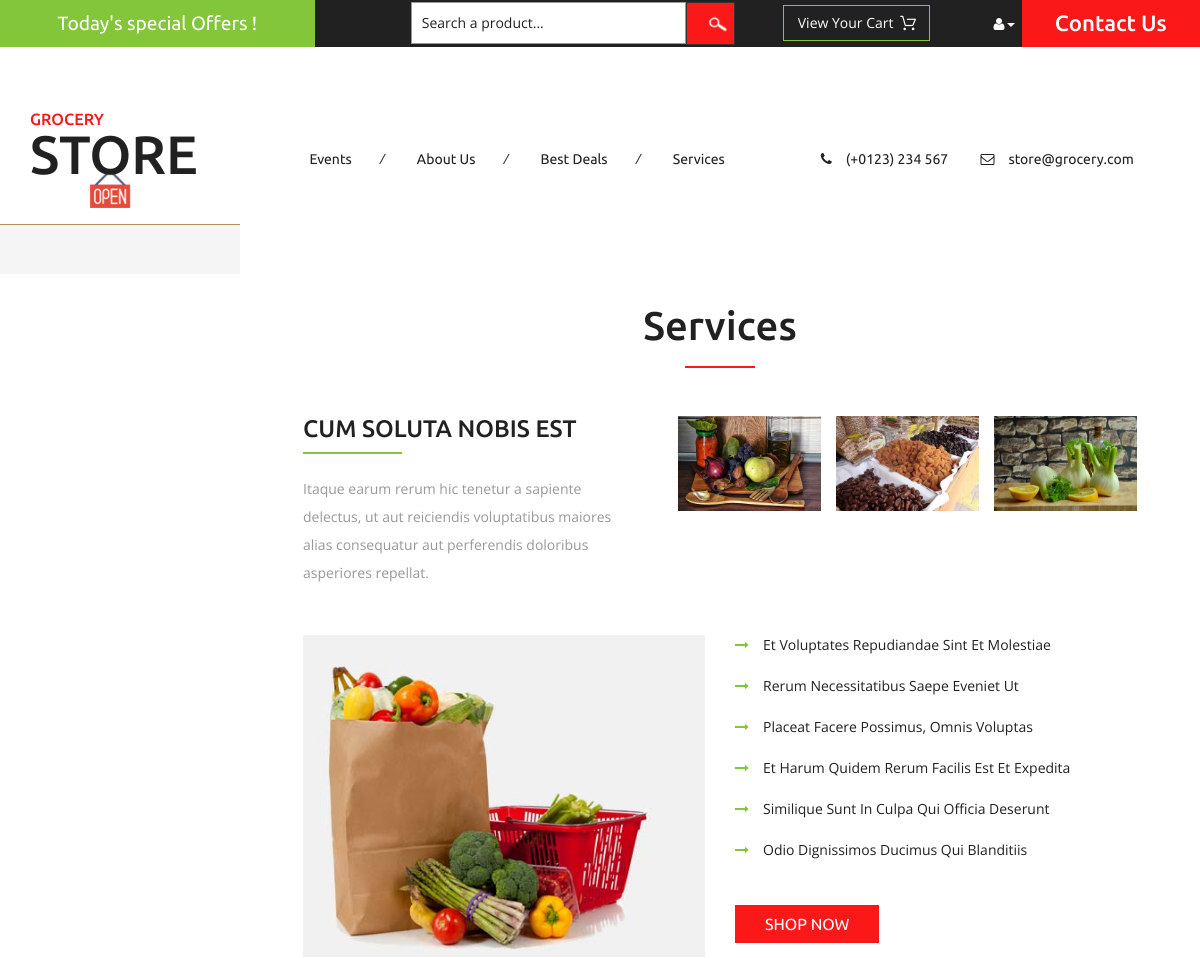
/services/ (upper part), run on an earlier commit of the app's database.
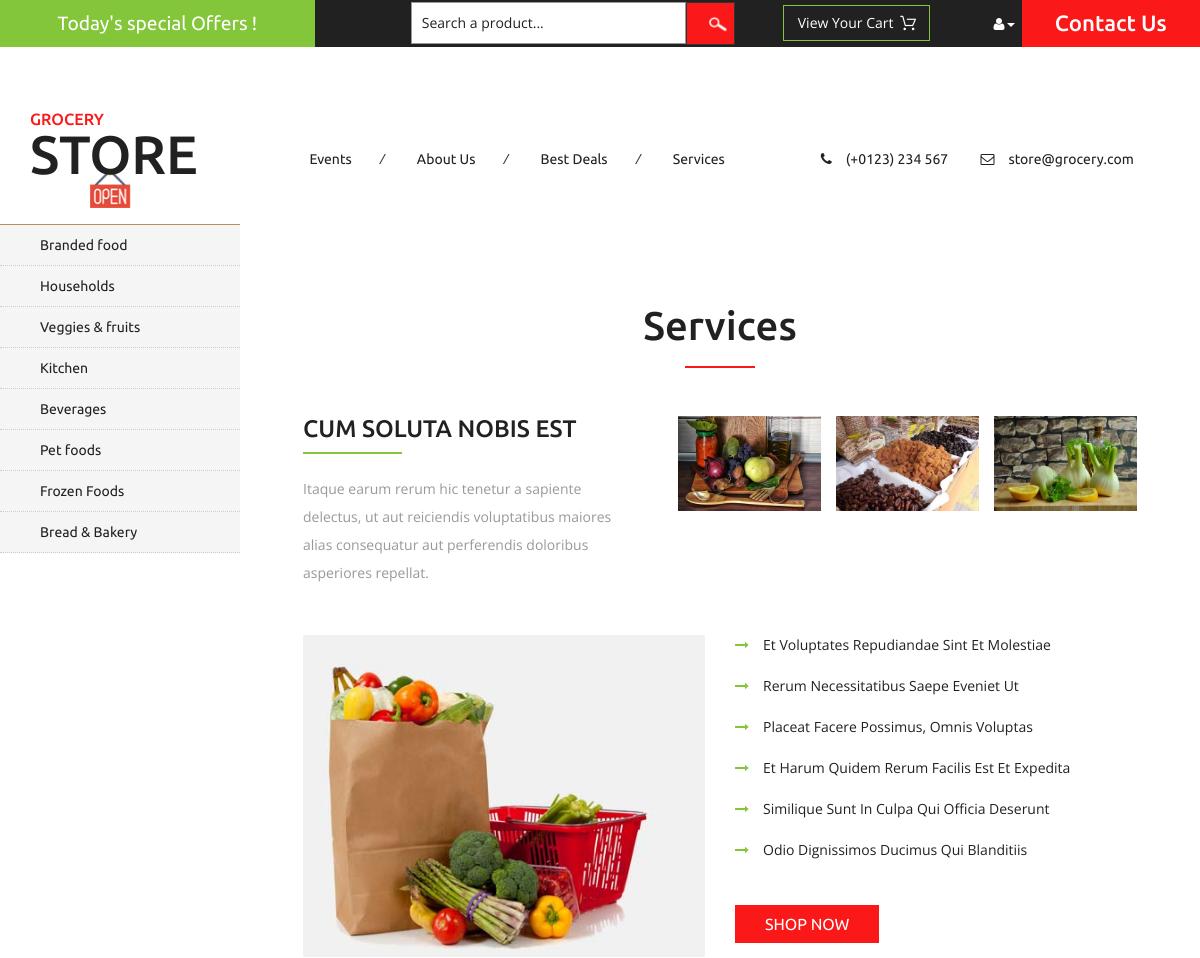
And on a later commit of the database.
### products/models.py (models this page shows, shortened)
class category(models.Model):
    name = models.CharField(max_length=100)

### services/views.py (the view)
# urls.py: path('services/', include('services.urls')),
def services(request):
    return render(request, 'services/services.html')

### index/context_processors.py (called while the page is built)
def categories(request):
    categories=[]
    for key in category.objects.all():
        categories.append(key)
    return {'categories': categories}

### services/templates/services/services.html (shortened to what this page needs)
{% extends 'base/base.html' %}
{% load staticfiles %}
{% block nav_bar_content %}
<div class="services">
			<h3>Services</h3>
			<div class="w3ls_service_grids">
				<div class="col-md-5 w3ls_service_grid_left">
					<h4>cum soluta nobis est</h4>
					<p>Itaque earum rerum hic tenetur a sapiente delectus, ut aut reiciendis
						voluptatibus maiores alias consequatur aut perferendis doloribus asperiores
						repellat.</p>
				</div>
				<div class="col-md-7 w3ls_service_grid_right">
					<div class="col-md-4 w3ls_service_grid_right_1">
						<img src="{% static 'images/18.jpg'%}" alt=" " class="img-responsive" />
					</div>
					<div class="col-md-4 w3ls_service_grid_right_1">
						<img src="{% static 'images/19.jpg'%}" alt=" " class="img-responsive" />
					</div>
					<div class="col-md-4 w3ls_service_grid_right_1">
						<img src="{% static 'images/20.jpg'%}" alt=" " class="img-responsive" />
					</div>
				</div>
			</div>
			<div class="w3ls_service_grids1">
				<div class="col-md-6 w3ls_service_grids1_left">
					<img src="{% static 'images/4.jpg'%}" alt=" " class="img-responsive" />
				</div>
				<div class="col-md-6 w3ls_service_grids1_right">
					<ul>
						<li><i class="fa fa-long-arrow-right" aria-hidden="true"></i>et voluptates repudiandae sint et molestiae</li>
						<li><i class="fa fa-long-arrow-right" aria-hidden="true"></i>rerum necessitatibus saepe eveniet ut</li>
						<li><i class="fa fa-long-arrow-right" aria-hidden="true"></i>placeat facere possimus, omnis voluptas</li>
						<li><i class="fa fa-long-arrow-right" aria-hidden="true"></i>Et harum quidem rerum facilis est et expedita</li>
						<li><i class="fa fa-long-arrow-right" aria-hidden="true"></i>similique sunt in culpa qui officia deserunt</li>
						<li><i class="fa fa-long-arrow-right" aria-hidden="true"></i>odio dignissimos ducimus qui blanditiis</li>
					</ul>
					<a href="{%url 'product_details'%}">Shop Now</a>
				</div>
				<div class="clearfix"> </div>
			</div>
		</div>
{% endblock %}

### index/templates/base/base.html (shortened to what this page needs)
<!DOCTYPE html>
{% load staticfiles %}
<html>
<head>
	<link href="{% static 'css/bootstrap.css'%}" rel="stylesheet" type="text/css" media="all" />
	<link href="{% static 'css/style.css'%}" rel="stylesheet" type="text/css" media="all" />
	<link href="{% static 'css/font-awesome.css'%}" rel="stylesheet" type="text/css" media="all" />
</head>
<body>
	<div class="agileits_header">
		<div class="w3l_offers">
			<a href="{%url 'products'%}">Today's special Offers !</a>
		</div>
		<div class="w3l_search">
			<form action="#" method="post">{% csrf_token %}
				<input type="text" name="Product" value="Search a product..." onfocus="this.value = '';" onblur="if (this.value == '') {this.value = 'Search a product...';}" required="">
				<input type="submit" value=" ">
			</form>
		</div>
		<div class="product_list_header">
			<form action="#" method="post" class="last"> {% csrf_token %}
				<fieldset>
					<input type="submit" name="submit" value="View your cart" class="button" />
				</fieldset>
			</form>
		</div>
		<div class="w3l_header_right">
			<ul>
				<li class="dropdown profile_details_drop">
					<a href="#" class="dropdown-toggle" data-toggle="dropdown"><i class="fa fa-user" aria-hidden="true"></i><span class="caret"></span></a>
				</li>
			</ul>
		</div>
		<div class="w3l_header_right1">
			<h2><a href="{%url 'contactus'%}">Contact Us</a></h2>
		</div>
	</div>
	<div class="logo_products">
		<div class="container">
			<div class="w3ls_logo_products_left">
				<h1><a href="{%url 'index-home'%}"><span>Grocery</span> Store</a></h1>
			</div>
			<div class="w3ls_logo_products_left1">
				<ul class="special_items">
					<li><a href="{%url 'events'%}">Events</a><i>/</i></li>
					<li><a href="{%url 'about-us'%}">About Us</a><i>/</i></li>
					<li><a href="{%url 'products'%}">Best Deals</a><i>/</i></li>
					<li><a href="{%url 'services'%}">Services</a></li>
				</ul>
			</div>
			<div class="w3ls_logo_products_left1">
				<ul class="phone_email">
					<li><i class="fa fa-phone" aria-hidden="true"></i>(+0123) 234 567</li>
					<li><i class="fa fa-envelope-o" aria-hidden="true"></i><a href="mailto:store@grocery.com">store@grocery.com</a></li>
				</ul>
			</div>
			<div class="clearfix"> </div>
		</div>
	</div>
	<div class="banner">
		<div class="w3l_banner_nav_left">
			<nav class="navbar nav_bottom">
				<div class="collapse navbar-collapse" id="bs-megadropdown-tabs">
					<ul class="nav navbar-nav nav_1">
                        {% for cat in categories %}
                            <li><a href="{%url 'products' cat.id%}">{{ cat.name }}</a></li>
                        {% endfor %}
					</ul>
				</div>
			</nav>
		</div>
		<div class="w3l_banner_nav_right">
			{% block nav_bar_content %}
			{% endblock %}
		</div>
		<div class="clearfix"></div>
	</div>
</body>
</html>

What changed in the data, as far as the page shows it:
added category: name "Branded food"
added category: name "Households"
added category: name "Veggies & fruits"
added category: name "Kitchen"
added category: name "Beverages"
added category: name "Pet foods"
added category: name "Frozen Foods"
added category: name "Bread & Bakery"
